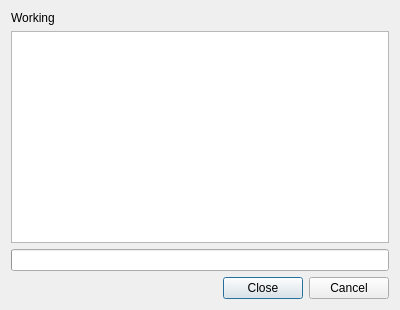
<?xml version="1.0" encoding="UTF-8"?>
<ui version="4.0">
 <class>Dialog</class>
 <widget class="QDialog" name="Dialog">
  <property name="geometry">
   <rect>
    <x>0</x>
    <y>0</y>
    <width>400</width>
    <height>310</height>
   </rect>
  </property>
  <property name="sizePolicy">
   <sizepolicy hsizetype="Maximum" vsizetype="Preferred">
    <horstretch>0</horstretch>
    <verstretch>0</verstretch>
   </sizepolicy>
  </property>
  <property name="maximumSize">
   <size>
    <width>800</width>
    <height>16777215</height>
   </size>
  </property>
  <property name="windowTitle">
   <string>Workflow</string>
  </property>
  <layout class="QVBoxLayout" name="verticalLayout_2">
   <item>
    <layout class="QVBoxLayout" name="verticalLayout">
     <item>
      <widget class="QLabel" name="banner">
       <property name="text">
        <string>Working</string>
       </property>
      </widget>
     </item>
     <item>
      <widget class="QTextBrowser" name="console"/>
     </item>
     <item>
      <widget class="QProgressBar" name="progressBar">
       <property name="maximum">
        <number>100</number>
       </property>
       <property name="value">
        <number>-1</number>
       </property>
      </widget>
     </item>
    </layout>
   </item>
   <item>
    <widget class="QDialogButtonBox" name="button_box">
     <property name="orientation">
      <enum>Qt::Horizontal</enum>
     </property>
     <property name="standardButtons">
      <set>QDialogButtonBox::Cancel|QDialogButtonBox::Close</set>
     </property>
     <property name="centerButtons">
      <bool>false</bool>
     </property>
    </widget>
   </item>
  </layout>
 </widget>
 <resources/>
 <connections>
  <connection>
   <sender>button_box</sender>
   <signal>rejected()</signal>
   <receiver>Dialog</receiver>
   <slot>reject()</slot>
   <hints>
    <hint type="sourcelabel">
     <x>316</x>
     <y>260</y>
    </hint>
    <hint type="destinationlabel">
     <x>286</x>
     <y>274</y>
    </hint>
   </hints>
  </connection>
  <connection>
   <sender>button_box</sender>
   <signal>accepted()</signal>
   <receiver>Dialog</receiver>
   <slot>accept()</slot>
   <hints>
    <hint type="sourcelabel">
     <x>199</x>
     <y>279</y>
    </hint>
    <hint type="destinationlabel">
     <x>199</x>
     <y>149</y>
    </hint>
   </hints>
  </connection>
 </connections>
</ui>
